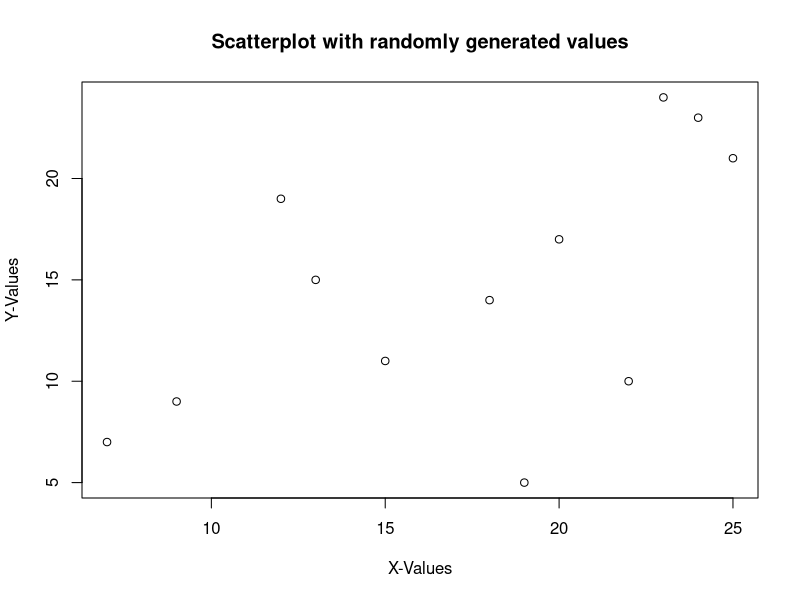

Here is the R script that generated this plot:
## ---- chunk 1
knitr::opts_chunk$set(echo = TRUE)
## ---- chunk 2
rnorm(10, mean = 12, sd = 3)
## ---- chunk 3
a <- sample(5:25, 12)

mean(a)
## ---- chunk 4
x <- sample(5:25, 12)
y <- sample(5:25, 12)

plot(x, y,
     main = "Scatterplot with randomly generated values",
     xlab = "X-Values",
     ylab = "Y-Values")
## ---- chunk 5

standard_error <- function(numbs){
  
  sd(numbs)/sqrt(length(numbs))
  
}

b <- rnorm(15, mean = 12, sd = 3)

standard_error(b)


library(plotrix)
std.error(b)

## ---- chunk 6
BMI <- function(kg,m){
  
  kg/(m^2)
  
}

BMI(85,1.9)
